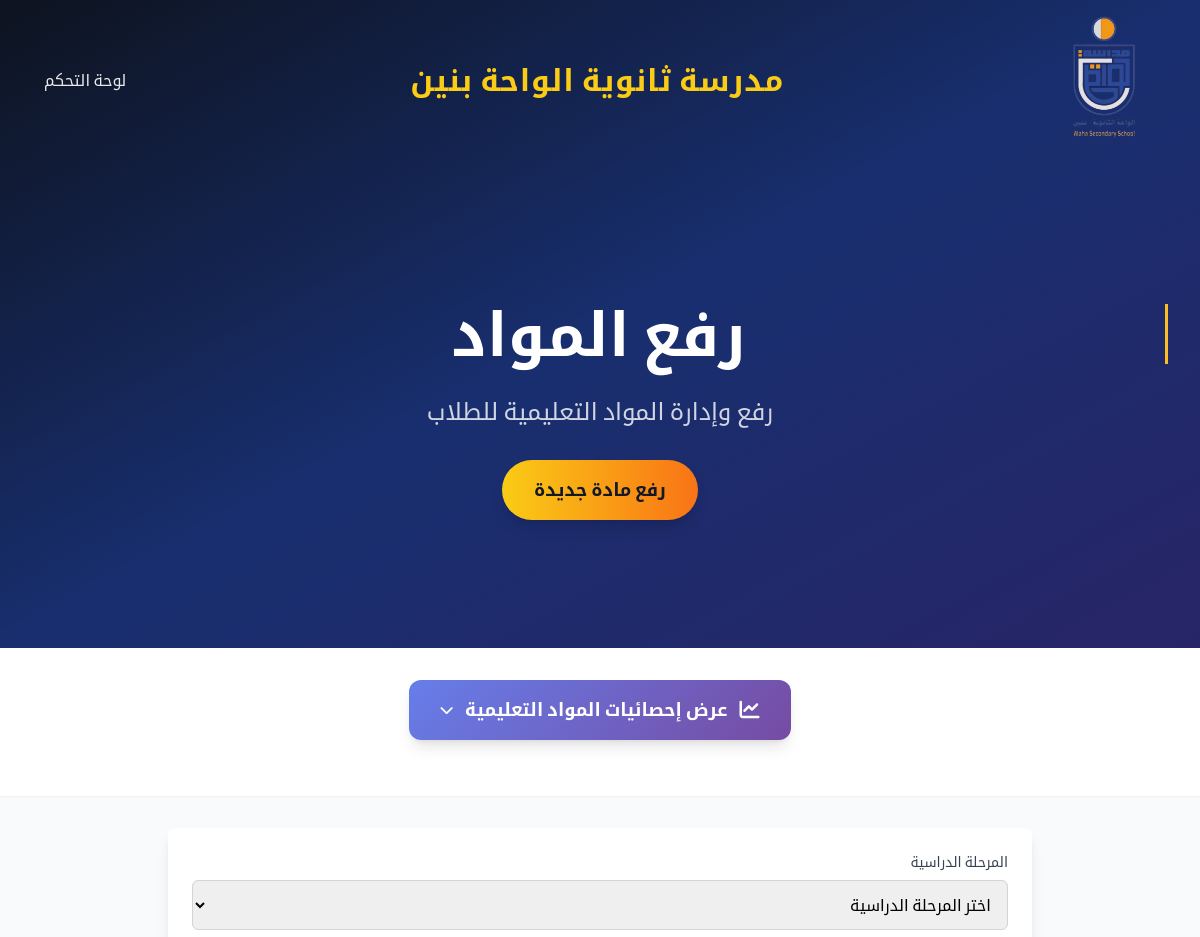
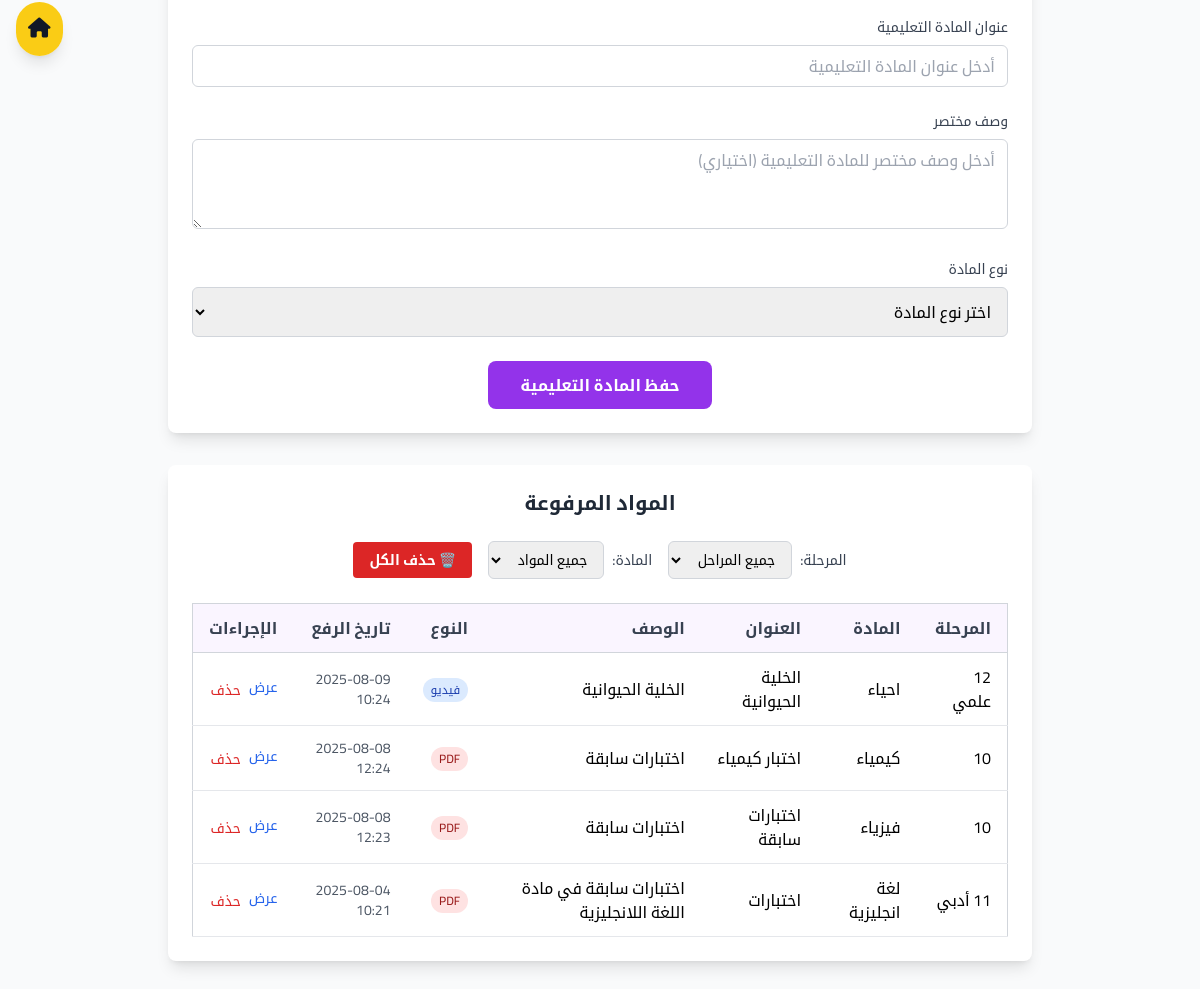
Screenshot of /admin/upload_materials (signed in) with the database file from the repository (2 pictures, top to bottom).
### app.py (models this page shows)
class SchoolSettings(db.Model):
    id = db.Column(db.Integer, primary_key=True)
    school_logo = db.Column(db.String(255), nullable=True)
    school_name = db.Column(db.String(200), nullable=False)
    school_address = db.Column(db.Text, nullable=True)
    school_phone = db.Column(db.String(50), nullable=True)
    school_email = db.Column(db.String(100), nullable=True)
    school_vision = db.Column(db.Text, nullable=True)
    school_mission = db.Column(db.Text, nullable=True)
    school_values = db.Column(db.Text, nullable=True)
    google_maps_url = db.Column(db.String(500), nullable=True)
    youtube_url = db.Column(db.String(500), nullable=True)
    instagram_url = db.Column(db.String(500), nullable=True)
    telegram_url = db.Column(db.String(500), nullable=True)
    snapchat_url = db.Column(db.String(500), nullable=True)
    whatsapp_url = db.Column(db.String(500), nullable=True)
    academic_year = db.Column(db.String(50), nullable=True)
    academic_semester = db.Column(db.String(50), nullable=True)
    updated_at = db.Column(db.DateTime, default=datetime.utcnow, onupdate=datetime.utcnow)

class EducationalMaterial(db.Model):
    id = db.Column(db.Integer, primary_key=True)
    stage = db.Column(db.String(20), nullable=False)
    subject = db.Column(db.String(100), nullable=False)
    title = db.Column(db.String(200), nullable=False)
    description = db.Column(db.Text, nullable=False)
    material_type = db.Column(db.String(20), nullable=False)  # PDF أو فيديو
    file_path = db.Column(db.String(500), nullable=True)      # مسار الملف (للـ PDF)
    video_url = db.Column(db.String(500), nullable=True)      # رابط الفيديو
    upload_date = db.Column(db.DateTime, default=datetime.utcnow)

### app.py (the view, shortened to what this page needs)
@app.route('/admin/upload_materials', methods=['GET', 'POST'])
def admin_upload_materials():
    if 'role' not in session or (session['role'] != 'مشرف' and session['role'] != 'مشرف محتوى'):
        return redirect(url_for('login'))
    subjects_data = {}
    subjects = Subject.query.all()
    for subject in subjects:
        if subject.stage not in subjects_data:
            subjects_data[subject.stage] = []
        subjects_data[subject.stage].append(subject.subject)
    materials = EducationalMaterial.query.order_by(EducationalMaterial.upload_date.desc()).all()
    school_settings = get_school_settings()
    current_year = datetime.now().year
    return render_template('admin_upload_materials.html', subjects_data=subjects_data, materials=materials, school_settings=school_settings, current_year=current_year)

### templates/admin_upload_materials.html (shortened to what this page needs)
<!DOCTYPE html>
<html lang="ar" dir="rtl">
<head>
    <script src="https://cdn.tailwindcss.com"></script>
    <link href="https://cdnjs.cloudflare.com/ajax/libs/font-awesome/6.0.0/css/all.min.css" rel="stylesheet">
</head>
<body class="bg-gray-50 min-h-screen">
    <section class="relative bg-gradient-to-br from-gray-900 via-blue-900 to-indigo-900 text-white overflow-hidden">
        <div class="absolute inset-0 bg-black/20"></div>
        <div class="relative z-20">
            <div class="max-w-7xl mx-auto px-4 sm:px-6 lg:px-8">
                <div class="flex items-center justify-between h-32 md:h-36 lg:h-40">
                    <div class="flex items-center flex-shrink-0">
                        {% if school_settings and school_settings.school_logo %}
                            <img src="/assets/images/{{ school_settings.school_logo }}" alt="شعار المدرسة" class="h-24 md:h-28 lg:h-32 w-auto">
                        {% else %}
                            <img src="/assets/images/logo.png" alt="شعار المدرسة" class="h-24 md:h-28 lg:h-32 w-auto">
                        {% endif %}
                    </div>
                    <div class="flex-1 flex justify-center">
                                        <span class="text-base md:text-3xl font-extrabold text-yellow-400 tracking-wide font-['Cairo','Noto Kufi Arabic',sans-serif] select-none">
                    {% if school_settings and school_settings.school_name %}
                        {{ school_settings.school_name }}
                    {% else %}
                        سجل بيانات المدرسة من الاعدادات
                    {% endif %}
                </span>
                    </div>
                    <div class="flex items-center space-x-2 space-x-reverse">
                        <nav class="hidden md:flex items-center space-x-1 space-x-reverse mr-4">
                            <a href="/admin" class="px-3 py-2 rounded-md text-base font-medium text-white/90 hover:text-yellow-400 hover:bg-white/5 transition">لوحة التحكم</a>
                        </nav>
                    </div>
                </div>
            </div>
        </div>
        <div class="relative z-10 pb-32">
            <div class="max-w-7xl mx-auto px-4 sm:px-6 lg:px-8 pt-20">
                <div class="text-center">
                    <h1 class="text-4xl md:text-6xl font-bold mb-6 typing-text mt-16">
                    </h1>
                    <p class="text-xl md:text-2xl text-white/80 mb-8 max-w-3xl mx-auto mt-8">
                        رفع وإدارة المواد التعليمية للطلاب
                    </p>
                    <div class="flex justify-center">
                        <button class="cta-button bg-gradient-to-r from-yellow-400 to-orange-500 text-gray-900 px-8 py-4 rounded-full font-bold text-lg shadow-lg hover:shadow-xl transition-all duration-300">
                            رفع مادة جديدة
                        </button>
                    </div>
                </div>
            </div>
        </div>
    </section>
    <div class="fixed left-4 top-1/2 transform -translate-y-1/2 z-50">
        <a href="/admin" class="bg-yellow-400 hover:bg-yellow-500 text-gray-900 p-3 rounded-full shadow-lg transition-all duration-300 hover:scale-110 hover:shadow-xl">
            <i class="fas fa-home text-xl"></i>
        </a>
    </div>
    <section class="bg-white py-8 shadow-sm">
        <div class="container mx-auto px-4">
            <div class="text-center mb-6">
                <button id="statsToggle" class="group bg-gradient-to-r from-purple-600 to-indigo-600 hover:from-purple-700 hover:to-indigo-700 text-white px-8 py-4 rounded-xl font-bold text-lg shadow-lg hover:shadow-xl transition-all duration-300 transform hover:scale-105 focus:outline-none focus:ring-4 focus:ring-purple-300">
                    <span class="flex items-center justify-center">
                        <i class="fas fa-chart-line text-xl ml-3"></i>
                        <span id="statsToggleText">عرض إحصائيات المواد التعليمية</span>
                        <i id="statsToggleIcon" class="fas fa-chevron-down text-sm mr-3 transform transition-transform duration-300"></i>
                    </span>
                </button>
            </div>
        </div>
    </section>
    <div class="max-w-4xl mx-auto px-4 py-8">
        <div class="bg-white rounded-lg shadow-lg p-6">
            <form method="POST" enctype="multipart/form-data" class="space-y-6">
                <div>
                    <label for="stage" class="block text-sm font-medium text-gray-700 mb-2">المرحلة الدراسية</label>
                    <select id="stage" name="stage" required class="w-full px-3 py-2 border border-gray-300 rounded-md focus:outline-none focus:ring-2 focus:ring-purple-200 focus:border-purple-500">
                        <option value="" disabled selected>اختر المرحلة الدراسية</option>
                    </select>
                </div>
                <div>
                    <label for="title" class="block text-sm font-medium text-gray-700 mb-2">عنوان المادة التعليمية</label>
                    <input type="text" id="title" name="title" required placeholder="أدخل عنوان المادة التعليمية" class="w-full px-3 py-2 border border-gray-300 rounded-md focus:outline-none focus:ring-2 focus:ring-purple-200 focus:border-purple-500">
                </div>
                <div>
                    <label for="description" class="block text-sm font-medium text-gray-700 mb-2">وصف مختصر</label>
                    <textarea id="description" name="description" placeholder="أدخل وصف مختصر للمادة التعليمية (اختياري)" rows="3" class="w-full px-3 py-2 border border-gray-300 rounded-md focus:outline-none focus:ring-2 focus:ring-purple-200 focus:border-purple-500"></textarea>
                </div>
                <div>
                    <label for="material_type" class="block text-sm font-medium text-gray-700 mb-2">نوع المادة</label>
                    <select id="material_type" name="material_type" required class="w-full px-3 py-2 border border-gray-300 rounded-md focus:outline-none focus:ring-2 focus:ring-purple-200 focus:border-purple-500">
                        <option value="" disabled selected>اختر نوع المادة</option>
                    </select>
                </div>
                <div class="flex justify-center">
                    <button type="submit" class="bg-purple-600 text-white px-8 py-3 rounded-lg font-semibold hover:bg-purple-700 transition-colors duration-300 focus:outline-none focus:ring-2 focus:ring-purple-200">
                        حفظ المادة التعليمية
                    </button>
                </div>
            </form>
        </div>
        <div class="bg-white rounded-lg shadow-lg p-6 mt-8">
            <h2 class="text-xl font-bold text-gray-800 mb-6 text-center">المواد المرفوعة</h2>
            <div class="mb-6 flex flex-wrap gap-4 justify-center items-center">
                <div class="flex items-center space-x-2 space-x-reverse">
                    <label for="filter-stage" class="text-sm font-medium text-gray-700">المرحلة:</label>
                    <select id="filter-stage" class="px-3 py-1 border border-gray-300 rounded-md text-sm focus:outline-none focus:ring-2 focus:ring-purple-200">
                        <option value="">جميع المراحل</option>
                    </select>
                </div>
                <div class="flex items-center space-x-2 space-x-reverse">
                    <label for="filter-subject" class="text-sm font-medium text-gray-700">المادة:</label>
                    <select id="filter-subject" class="px-3 py-1 border border-gray-300 rounded-md text-sm focus:outline-none focus:ring-2 focus:ring-purple-200">
                        <option value="">جميع المواد</option>
                    </select>
                </div>
                {% if session.role == 'مشرف' %}
                <form method="POST" action="/admin/upload_materials/delete_all" onsubmit="return confirm('هل أنت متأكد من حذف جميع المواد التعليمية؟ هذا الإجراء لا يمكن التراجع عنه.');" class="flex-shrink-0">
                    <button type="submit" class="bg-red-600 text-white px-4 py-2 rounded hover:bg-red-700 transition font-bold text-sm">
                        🗑️ حذف الكل
                    </button>
                </form>
                {% endif %}
            </div>
            <div class="overflow-x-auto">
                <table class="min-w-full bg-white border border-gray-300 rounded-lg">
                    <thead class="bg-purple-50">
                        <tr>
                            <th class="py-3 px-4 text-right border-b border-gray-300 font-semibold text-gray-700">المرحلة</th>
                            <th class="py-3 px-4 text-right border-b border-gray-300 font-semibold text-gray-700">المادة</th>
                            <th class="py-3 px-4 text-right border-b border-gray-300 font-semibold text-gray-700">العنوان</th>
                            <th class="py-3 px-4 text-right border-b border-gray-300 font-semibold text-gray-700">الوصف</th>
                            <th class="py-3 px-4 text-right border-b border-gray-300 font-semibold text-gray-700">النوع</th>
                            <th class="py-3 px-4 text-right border-b border-gray-300 font-semibold text-gray-700">تاريخ الرفع</th>
                            <th class="py-3 px-4 text-right border-b border-gray-300 font-semibold text-gray-700">الإجراءات</th>
                        </tr>
                    </thead>
                    <tbody id="materials-table-body">
                        {% for material in materials %}
                        <tr class="hover:bg-gray-50 material-row" data-stage="{{ material.stage }}" data-subject="{{ material.subject }}">
                            <td class="py-3 px-4 border-b border-gray-200">{{ material.stage }}</td>
                            <td class="py-3 px-4 border-b border-gray-200">{{ material.subject }}</td>
                            <td class="py-3 px-4 border-b border-gray-200">{{ material.title }}</td>
                            <td class="py-3 px-4 border-b border-gray-200">
                                {% if material.description %}
                                    {{ material.description[:50] }}{% if material.description|length > 50 %}...{% endif %}
                                {% else %}
                                    <span class="text-gray-400">لا يوجد وصف</span>
                                {% endif %}
                            </td>
                            <td class="py-3 px-4 border-b border-gray-200">
                                {% if material.material_type == 'PDF' %}
                                    <span class="inline-flex items-center px-2 py-1 rounded-full text-xs font-medium bg-red-100 text-red-800">
                                        PDF
                                    </span>
                                {% else %}
                                    <span class="inline-flex items-center px-2 py-1 rounded-full text-xs font-medium bg-blue-100 text-blue-800">
                                        فيديو
                                    </span>
                                {% endif %}
                            </td>
                            <td class="py-3 px-4 border-b border-gray-200 text-sm text-gray-600">
                                {{ material.upload_date.strftime('%Y-%m-%d %H:%M') if material.upload_date else '-' }}
                            </td>
                            <td class="py-3 px-4 border-b border-gray-200">
                                <div class="flex space-x-2 space-x-reverse">
                                    {% if material.material_type == 'PDF' and material.file_path %}
                                        <a href="/assets/materials/{{ material.file_path.split('/')[-1] }}" target="_blank" class="text-blue-600 hover:text-blue-800 text-sm">عرض</a>
                                    {% elif material.material_type == 'فيديو' and material.video_url %}
                                        <a href="{{ material.video_url }}" target="_blank" class="text-blue-600 hover:text-blue-800 text-sm">عرض</a>
                                    {% endif %}
                                                                          {% if session.role == 'مشرف' or session.role == 'مشرف محتوى' %}
                                      <form method="POST" action="/admin/upload_materials/delete/{{ material.id }}" class="inline" onsubmit="return confirm('هل أنت متأكد من حذف هذه المادة؟')">
                                          <button type="submit" class="text-red-600 hover:text-red-800 text-sm">حذف</button>
                                      </form>
                                      {% endif %}
                                </div>
                            </td>
                        </tr>
                        {% endfor %}
                    </tbody>
                </table>
            </div>
        </div>
    </div>
</body>
</html>

### rows the page displays
SchoolSettings: school_logo (picture), school_name "مدرسة ثانوية الواحة بنين"
EducationalMaterial: stage "12 علمي", subject "احياء", title "الخلية الحيوانية", description "الخلية الحيوانية", material_type "فيديو", upload_date "2025-08-09 10:24"
EducationalMaterial: stage "10", subject "كيمياء", title "اختبار كيمياء", description "اختبارات سابقة", material_type "PDF", upload_date "2025-08-08 12:24"
EducationalMaterial: stage "10", subject "فيزياء", title "اختبارات سابقة", description "اختبارات سابقة", material_type "PDF", upload_date "2025-08-08 12:23"
EducationalMaterial: stage "11 أدبي", subject "لغة انجليزية", title "اختبارات", description "اختبارات سابقة في مادة اللغة اللانجليزية", material_type "PDF", upload_date "2025-08-04 10:21"
